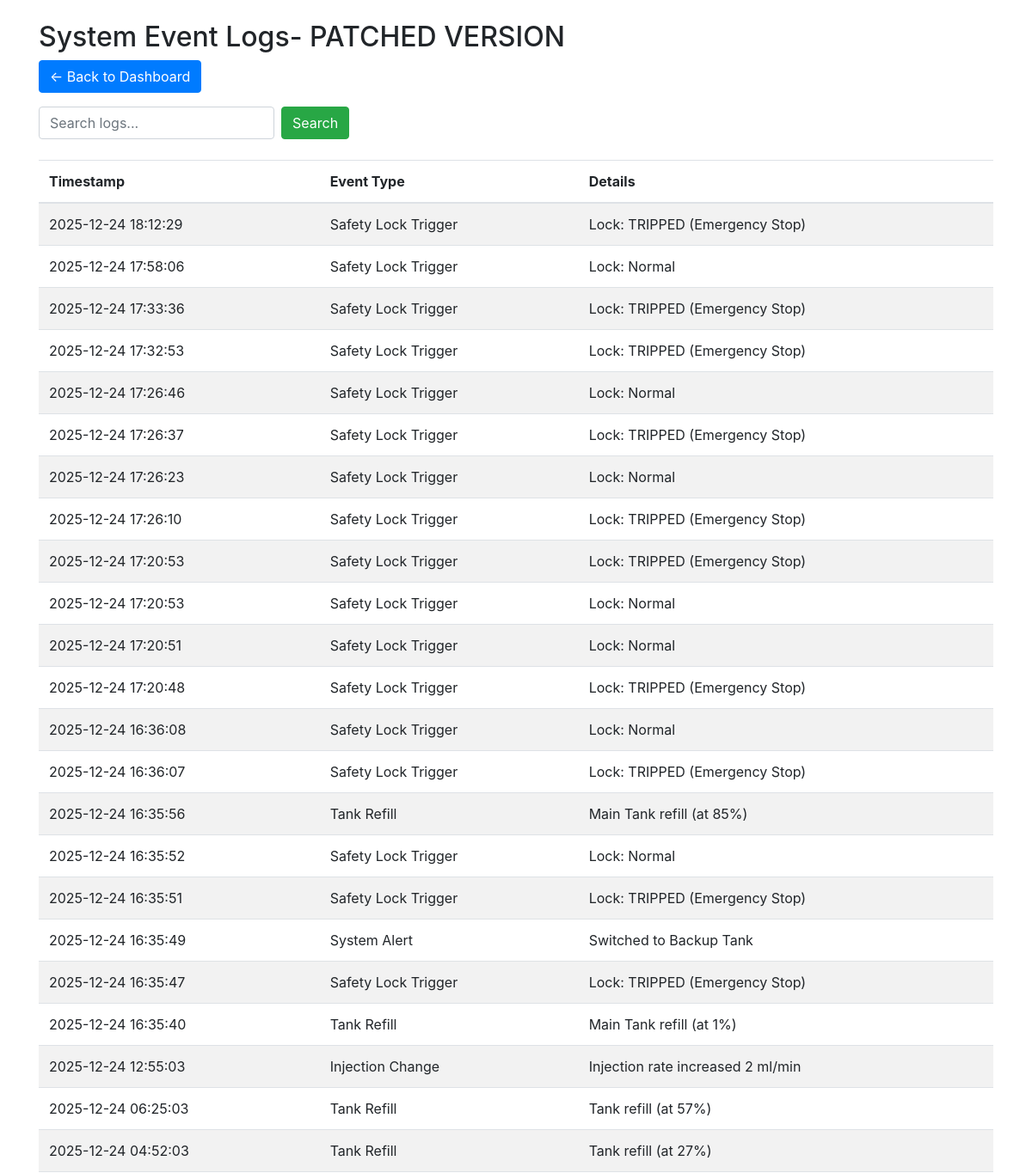
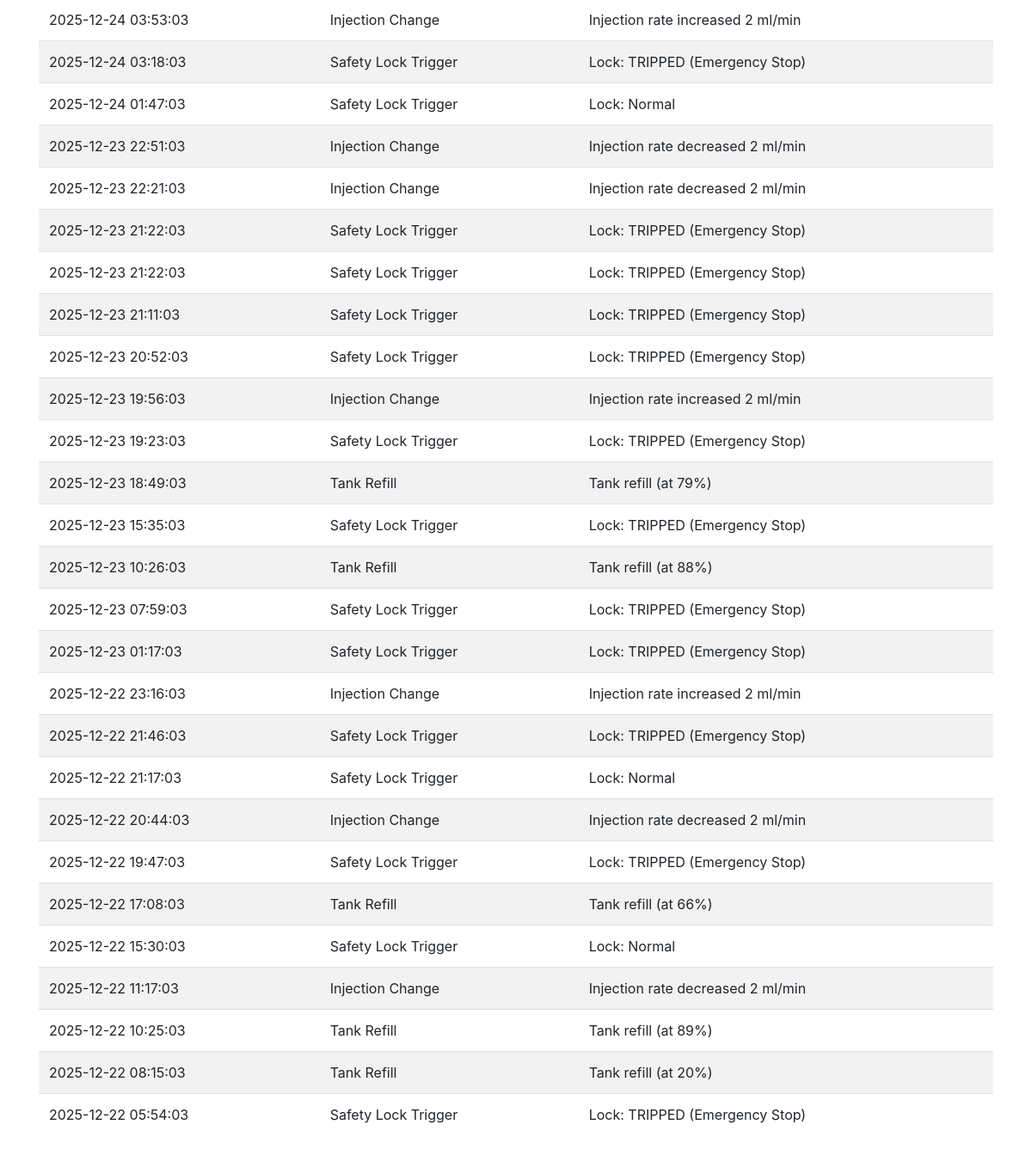
The app's page /logs (signed in), older data (2 pictures, top to bottom).
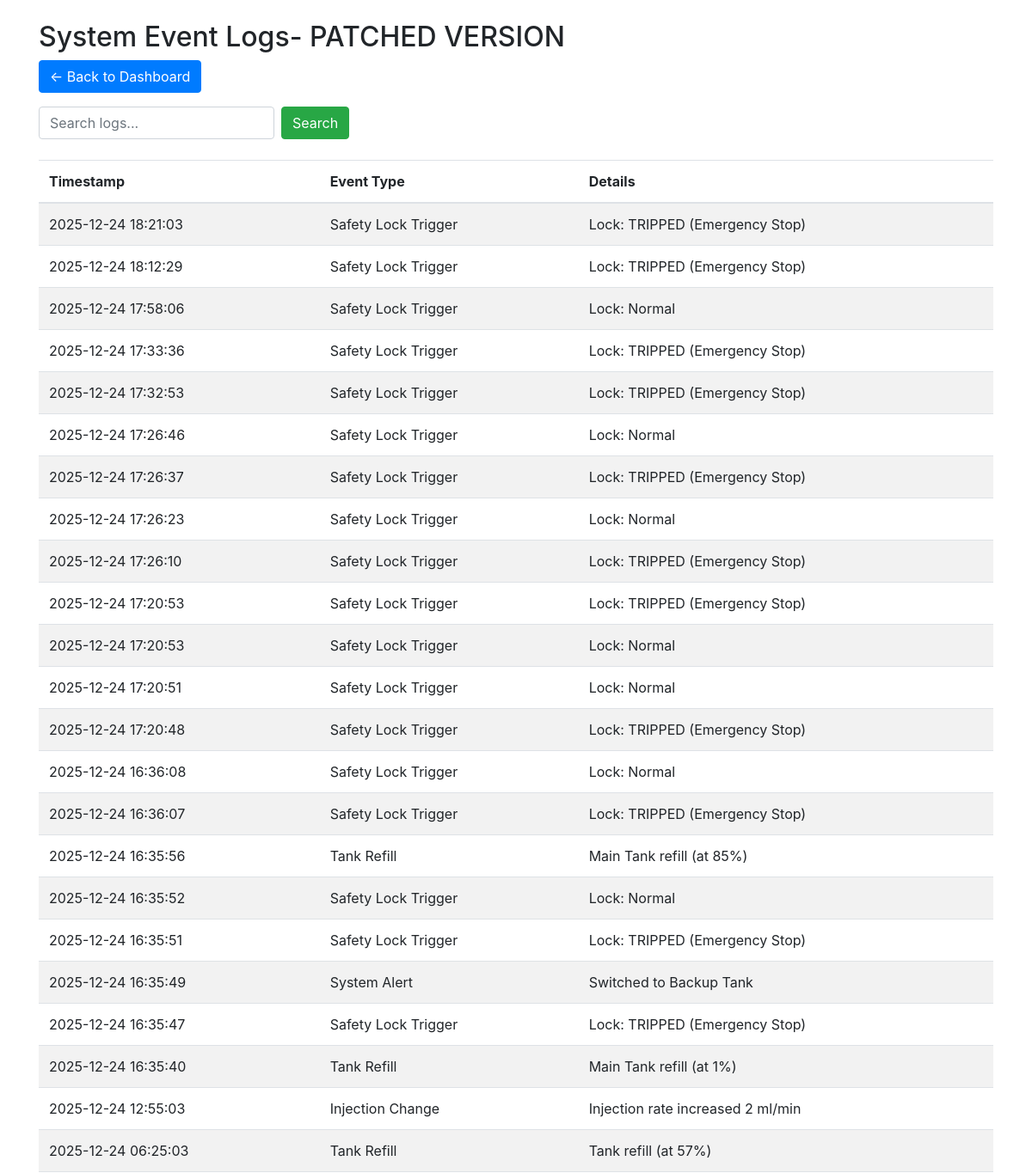
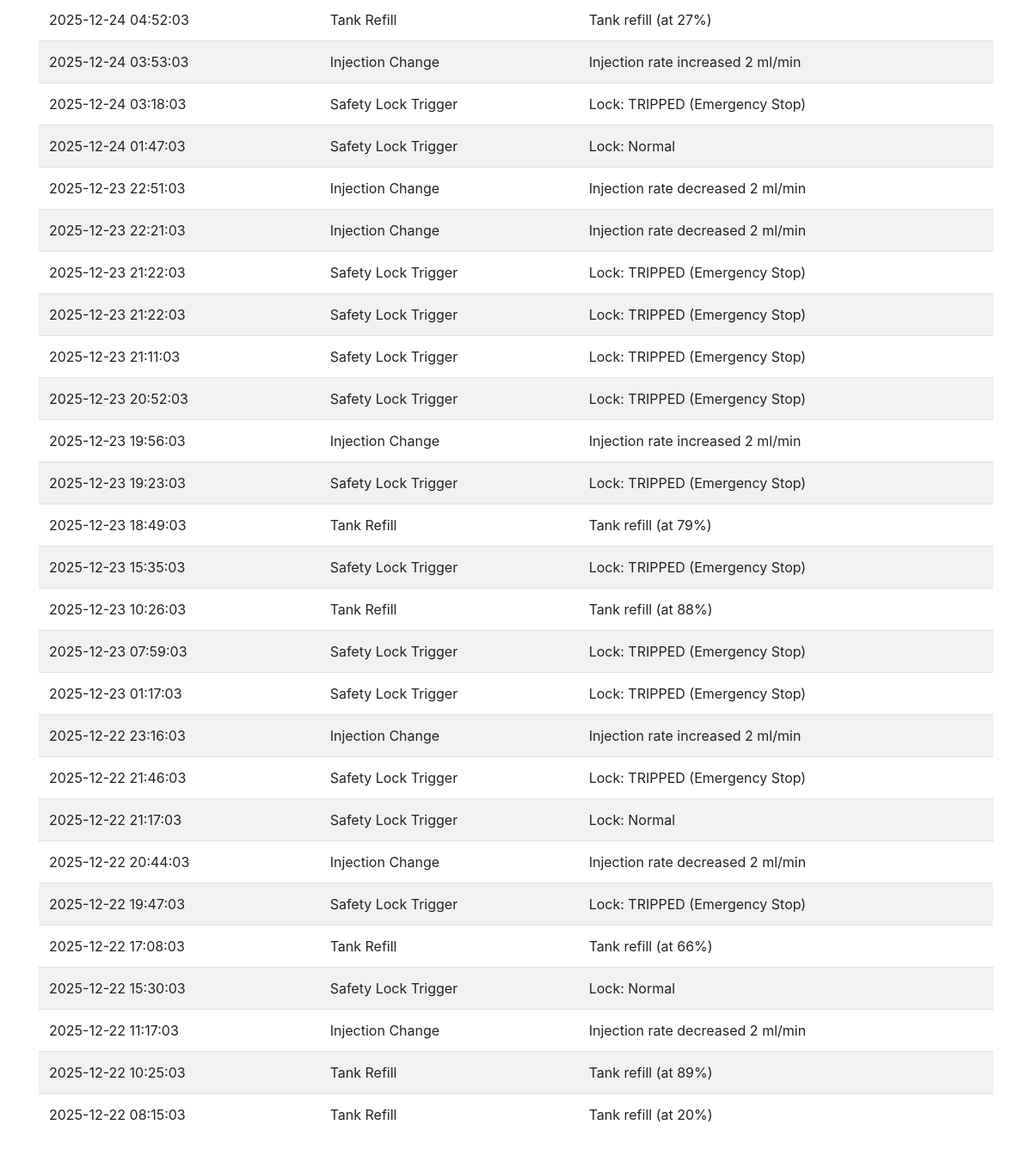
The same page, newer data (2 pictures, top to bottom).
### tables this page shows
CREATE TABLE logs (
        id INTEGER PRIMARY KEY,
        timestamp TEXT NOT NULL,
        event_type TEXT NOT NULL,
        details TEXT NOT NULL
    );

### app.py (the view)
@app.route('/logs')
def view_logs():
    if not session.get('logged_in'): return redirect(url_for('login'))
    search_query = request.args.get('search', '')
    conn = get_db_connection()
    if search_query:
        query = f"SELECT * FROM logs WHERE details LIKE ? ORDER BY timestamp DESC"
        print(f"[DEBUG] Executing SQL: {query}")
        search_param = f"%{search_query}%"
        logs = conn.execute(query,[search_param]).fetchall()
    else:
        logs = conn.execute('SELECT * FROM logs ORDER BY timestamp DESC LIMIT 50').fetchall()
    conn.close()
    return render_template('logs.html', logs=logs)

### app.py (called while the page is built)
def get_db_connection():
    conn = sqlite3.connect(DB_PATH)
    conn.row_factory = sqlite3.Row
    return conn

@app.before_request
def security_check():
    if is_ip_banned(request.remote_addr):
        return render_template_string("<h1>403 Forbidden</h1><p>Your IP has been flagged by the IDS and is temporarily banned.</p>"), 403
    check_for_attacks() # Call logic from monitoring/ids.py

@app.context_processor
def inject_csrf_token():
    if 'csrf_token' not in session:
        session['csrf_token'] = secrets.token_hex(16)
    return dict(csrf_token=session['csrf_token'])

### monitoring/ids.py (called while the page is built)
def get_monitor_db():
    conn = sqlite3.connect('scada.db')
    conn.row_factory = sqlite3.Row
    return conn

def is_ip_banned(ip):
    try:
        conn = get_monitor_db()
        row = conn.execute("SELECT * FROM banned_ips WHERE ip_address = ?", (ip,)).fetchone()
        conn.close()
        return row is not None
    except:
        return False

### templates/logs.html
<!DOCTYPE html>
<html>
<head><title>System Logs - PATCHED VERSION</title>
<link rel="stylesheet" href="https://stackpath.bootstrapcdn.com/bootstrap/4.5.2/css/bootstrap.min.css">
</head>
<body>
<div class="container">
    <h2 class="mt-4">System Event Logs- PATCHED VERSION</h2>
    <a href="/" class="btn btn-primary mb-3">← Back to Dashboard</a>
    <form method="GET" class="form-inline mb-4">
        <input type="text" name="search" class="form-control mr-2" placeholder="Search logs...">
        <button type="submit" class="btn btn-success">Search</button>
    </form>
    <table class="table table-striped">
        <thead><tr><th>Timestamp</th><th>Event Type</th><th>Details</th></tr></thead>
        <tbody>
            {% for log in logs %}
            <tr>
                <td>{{ log['timestamp'] }}</td>
                <td>{{ log['event_type'] }}</td>
                <td>{{ log['details'] }}</td>
            </tr>
            {% else %}
            <tr><td colspan="3">No records found.</td></tr>
            {% endfor %}
        </tbody>
    </table>
</div>
</body>
</html>

Row changes from the older to the newer data that the page shows:
no longer on this page (row unchanged): logs: timestamp "2025-12-22 05:54:03", event_type "Safety Lock Trigger", details "Lock: TRIPPED (Emergency Stop)"
added logs: timestamp "2025-12-24 18:21:03", event_type "Safety Lock Trigger", details "Lock: TRIPPED (Emergency Stop)"
